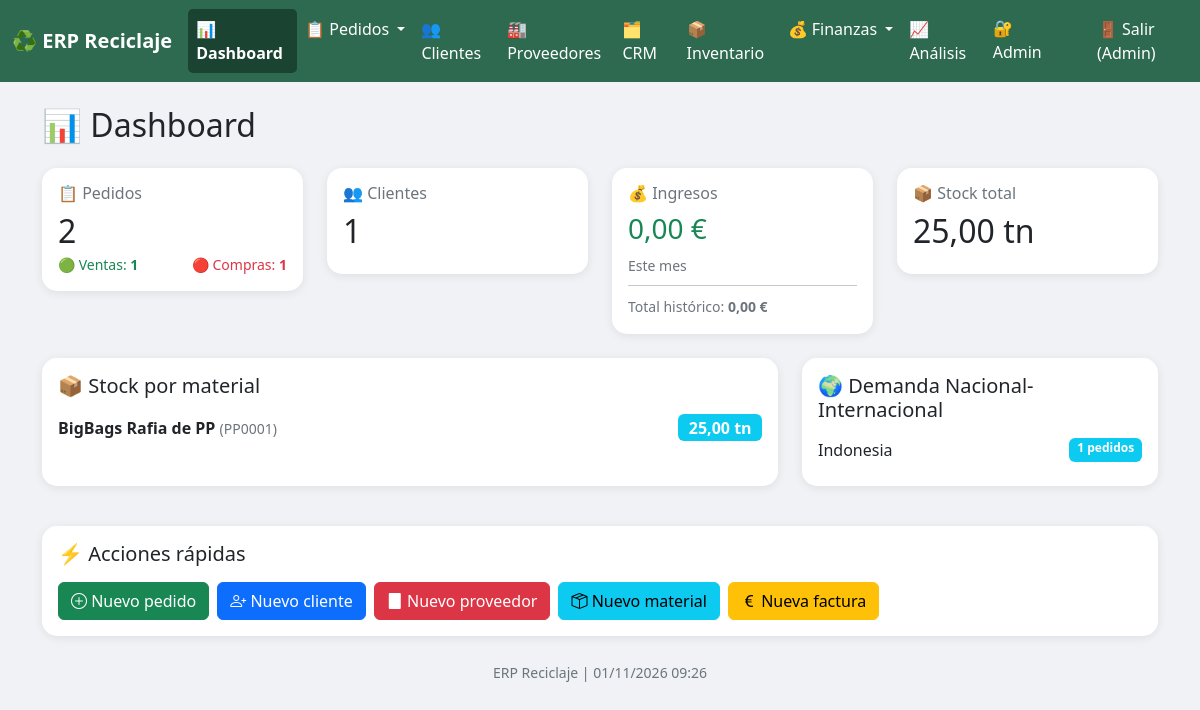
The app's page / (signed in) with its own data.
### inventario/models.py (models this page shows, shortened)
class Material(models.Model):
    UNIDADES = [
        ('KG', 'Kilogramos'),
        ('TN', 'Toneladas'),
        ('UD', 'Unidades'),
    ]
    codigo = models.CharField(max_length=50, unique=True)
    nombre = models.CharField(max_length=200)
    tipo = models.ForeignKey(TipoMaterial, on_delete=models.PROTECT, related_name='materiales')
    subgrupo = models.ForeignKey(SubgrupoMaterial, on_delete=models.PROTECT, related_name='materiales', null=True, blank=True)
    unidad = models.CharField(max_length=5, choices=UNIDADES, default='TN')
    precio_compra = models.DecimalField(max_digits=12, decimal_places=2, default=0)
    precio_venta = models.DecimalField(max_digits=12, decimal_places=2, default=0)
    descripcion = models.TextField(blank=True)
    stock_minimo_critico = models.DecimalField(
        max_digits=12, decimal_places=2, default=100,
        verbose_name="Stock mínimo crítico (tn)"
    )
    stock_minimo_bajo = models.DecimalField(
        max_digits=12, decimal_places=2, default=500,
        verbose_name="Stock mínimo bajo (tn)"
    )
    class Meta:
        verbose_name = "Material"
        verbose_name_plural = "Materiales"
        ordering = ['tipo__nombre', 'subgrupo__nombre', 'nombre']

### clientes/models.py (models this page shows, shortened)
class Cliente(models.Model):
    TIPO_CLIENTE = [
        ('RECICLAJE', 'Rreciclaje'),
        ('SERVICIOS', 'Servicios (parking, alquiler...)'),
    ]
    ESTADO_CHOICES = [
        ('ACTIVO', 'Activo'),
        ('SEGUIMIENTO', 'En seguimiento'),
        ('EN_PAUSA', 'En pausa'),
        ('DESCARTADO', 'Descartado'),
    ]
    nombre = models.CharField(max_length=200)
    nif = models.CharField(max_length=20, blank=True)
    pais = models.CharField(max_length=100, default='España')
    direccion = models.CharField(max_length=300, blank=True)
    email = models.EmailField(blank=True)
    telefono = models.CharField(max_length=50, blank=True)
    tipo = models.CharField(max_length=20, choices=TIPO_CLIENTE, default='RECICLAJE')
    estado = models.CharField(max_length=20, choices=ESTADO_CHOICES, default='ACTIVO')
    notas = models.TextField(blank=True)
    fecha_registro = models.DateTimeField(auto_now_add=True)
    codigo_nima = models.CharField(max_length=50, blank=True,verbose_name="Código NIMA")
    numero_gestor = models.CharField(max_length=50, blank=True,verbose_name="Nº Gestor de Residuos")
    class Meta:
        verbose_name = "Cliente"
        verbose_name_plural = "Clientes"
        ordering = ['nombre']

### core/views.py (the view)
# urls.py: path('', views.dashboard, name='dashboard'),
@login_required
def dashboard(request):
    hoy = datetime.now()
    total_pedidos = Pedido.objects.count()
    pedidos_venta = Pedido.objects.filter(tipo__in=['VENTA_MAT']).count()
    pedidos_compra = Pedido.objects.filter(tipo__in=['COMPRA_MAT', 'MAQUILA']).count()
    total_clientes = Cliente.objects.count()
    total_materiales = Material.objects.count()
    ingresos_mes = Factura.objects.filter(
        tipo='INGRESO',
        fecha__month=hoy.month,
        fecha__year=hoy.year
    ).exclude(estado_pago='ANULADO').aggregate(total=Sum('total'))['total'] or 0
    ingresos_totales = Factura.objects.filter(
        tipo='INGRESO'
    ).exclude(estado_pago='ANULADO').aggregate(total=Sum('total'))['total'] or 0
    stock_total = 0
    materiales_con_stock = []
    for mat in Material.objects.all():
        total_disponible = Decimal('0')
        detalles_compra = DetallePedido.objects.filter(
            material=mat,
            pedido__tipo__in=['COMPRA_MAT', 'MAQUILA']
        ).exclude(pedido__estado__in=['CANCELADO', 'PREVISION'])
        for detalle in detalles_compra:
            pedido = detalle.pedido
            tn_compradas_linea = detalle.cantidad
            tn_asignadas = sum(o.cantidad_tn for o in pedido.ventas_asociadas.all())
            libre = tn_compradas_linea - tn_asignadas
            if libre > 0:
                total_disponible += libre
        try:
            inv = Inventario.objects.get(material=mat)
        except Inventario.DoesNotExist:
            inv = Inventario(material=mat)
        inv.cantidad = total_disponible
        inv.save()
        if total_disponible > 0:
            stock_total += float(total_disponible)
            materiales_con_stock.append({
                'nombre': mat.nombre,
                'codigo': mat.codigo,
                'stock': float(total_disponible),
            })
    paises = (
        Cliente.objects
        .exclude(pais__isnull=True)
        .exclude(pais='')
        .values('pais')
        .annotate(total=Count('id'))
        .order_by('-total')[:3]
    )
    demanda = []
    for p in paises:
        pedidos_pais = Pedido.objects.filter(
            cliente__pais=p['pais'],
            tipo='VENTA_MAT',   # solo ventas, no compras
        ).count()
        demanda.append({
            'pais': p['pais'],
            'pedidos': pedidos_pais,
        })
    context = {
        'fecha': hoy,
        'total_pedidos': total_pedidos,
        'pedidos_venta': pedidos_venta,
        'pedidos_compra': pedidos_compra,
        'total_clientes': total_clientes,
        'total_materiales': total_materiales,
        'ingresos_mes': ingresos_mes,
        'ingresos_totales': ingresos_totales,
        'stock_total': stock_total,
        'materiales': materiales_con_stock,
        'demanda': demanda,
    }
    return render(request, 'core/dashboard.html', context)

### core/templatetags/formato_es.py (called while the page is built)
@register.filter
def formato_es(valor):
    if valor is None or valor == '':
        return '0,00'
    try:
        num = float(valor)
    except (ValueError, TypeError, InvalidOperation):
        return valor
    formateado = f"{num:,.2f}"
    formateado = formateado.replace(',', 'X').replace('.', ',').replace('X', '.')
    return formateado

### core/templates/core/dashboard.html (shortened to what this page needs)
{% extends 'base.html' %}
{% load formato_es %}
{% block content %}
<h2 class="mb-4">📊 Dashboard</h2>
<div class="row mb-4">
    <div class="col-md-3">
        <div class="card card-custom">
            <div class="card-body">
                <h6 class="text-muted">📋 Pedidos</h6>
                <h2 class="mb-1">{{ total_pedidos }}</h2>
                <div class="d-flex justify-content-between small">
                    <span class="text-success">🟢 Ventas: <strong>{{ pedidos_venta }}</strong></span>
                    <span class="text-danger">🔴 Compras: <strong>{{ pedidos_compra }}</strong></span>
                </div>
            </div>
        </div>
    </div>
    <div class="col-md-3">
        <div class="card card-custom">
            <div class="card-body">
                <h6 class="text-muted">👥 Clientes</h6>
                <h2>{{ total_clientes }}</h2>
            </div>
        </div>
    </div>
    <div class="col-md-3">
        <div class="card card-custom">
            <div class="card-body">
                <h6 class="text-muted">💰 Ingresos</h6>
                <h3 class="text-success">{{ ingresos_mes|formato_es }} €</h3>
                <small class="text-muted">Este mes</small>
                <hr class="my-2">
                <small class="text-muted">Total histórico: <strong>{{ ingresos_totales|formato_es }} €</strong></small>
            </div>
        </div>
    </div>
    <div class="col-md-3">
        <div class="card card-custom">
            <div class="card-body">
                <h6 class="text-muted">📦 Stock total</h6>
                <h2>{{ stock_total|formato_es }} tn</h2>
            </div>
        </div>
    </div>
</div>
<div class="row">
        <div class="col-md-8 mb-4">
            <div class="card card-custom h-100">
                <div class="card-body">
                    <h5>📦 Stock por material</h5>
                    {% if materiales %}
                    <div class="mt-3">
                        {% for m in materiales %}
                        <div class="mb-3">
                            <div class="d-flex justify-content-between align-items-center">
                                <span>
                                    <strong>{{ m.nombre }}</strong>
                                    <small class="text-muted">({{ m.codigo }})</small>
                                </span>
                                <span class="badge bg-info fs-6">{{ m.stock|floatformat:2 }} tn</span>
                            </div>
                        </div>
                        {% endfor %}
                    </div>
                    {% else %}
                    <p class="text-muted text-center mt-4">
                        No hay stock registrado todavía.<br>
                        <a href="/inventario/nuevo/" class="btn btn-success btn-sm mt-2">+ Crear material</a>
                    </p>
                    {% endif %}
                </div>
            </div>
        </div>
    <div class="col-md-4 mb-4">
        <div class="card card-custom h-100">
            <div class="card-body">
                <h5>🌍 Demanda Nacional-Internacional</h5>
                {% if demanda %}
                <div class="mt-3">
                    {% for d in demanda %}
                    <div class="d-flex justify-content-between mb-2">
                        <span>{{ d.pais }}</span>
                        <span class="badge bg-info">{{ d.pedidos }} pedidos</span>
                    </div>
                    {% endfor %}
                </div>
                {% else %}
                <p class="text-muted text-center mt-4">
                    No hay clientes todavía.<br>
                    <a href="/clientes/nuevo/" class="btn btn-success btn-sm mt-2">+ Crear primer cliente</a>
                </p>
                {% endif %}
            </div>
        </div>
    </div>
</div>
<div class="row mt-3">
    <div class="col-12">
        <div class="card card-custom">
            <div class="card-body">
                <h5>⚡ Acciones rápidas</h5>
                <div class="d-flex gap-2 flex-wrap mt-3">
                    <a href="{% url 'nuevo_pedido' %}" class="btn btn-success">
                        <i class="bi bi-plus-circle"></i> Nuevo pedido
                    </a>
                    <a href="{% url 'nuevo_cliente' %}" class="btn btn-primary">
                        <i class="bi bi-person-plus"></i> Nuevo cliente
                    </a>
                    <a href="{% url 'nuevo_proveedor' %}" class="btn btn-danger">
                        <i class="bi bi-building"></i> Nuevo proveedor
                    </a>
                    <a href="{% url 'nuevo_material' %}" class="btn btn-info">
                        <i class="bi bi-box-seam"></i> Nuevo material
                    </a>
                    <a href="{% url 'nueva_factura' %}" class="btn btn-warning">
                        <i class="bi bi-currency-euro"></i> Nueva factura
                    </a>
                </div>
            </div>
        </div>
    </div>
</div>
<div class="text-center mt-4 text-muted">
    <small>ERP Reciclaje | {{ fecha|date:"d/m/Y H:i" }}</small>
</div>
{% endblock %}

### templates/base.html (shortened to what this page needs)
<!DOCTYPE html>
<html lang="es">
<head>
    <link href="/static/css/bootstrap.min.css" rel="stylesheet">
    <link href="/static/css/bootstrap-icons.css" rel="stylesheet">
</head>
<body>
    <nav class="navbar navbar-expand-lg navbar-custom">
        <div class="container-fluid">
            <a class="navbar-brand text-white fw-bold" href="/">♻️ ERP Reciclaje</a>
            <div class="collapse navbar-collapse" id="menuPrincipal">
                <ul class="navbar-nav me-auto">
                    <li class="nav-item">
                        <a class="nav-link {% if request.path == '/' %}active{% endif %}" href="/">📊 Dashboard</a>
                    </li>
                    <li class="nav-item dropdown">
                        <a class="nav-link dropdown-toggle {% if '/pedidos/' in request.path %}active{% endif %}" href="#" data-bs-toggle="dropdown">
                            📋 Pedidos
                        </a>
                    </li>
                    <li class="nav-item">
                        <a class="nav-link {% if '/clientes/' in request.path %}active{% endif %}" href="/clientes/">👥 Clientes</a>
                    </li>
                    <li class="nav-item">
                        <a class="nav-link {% if '/proveedores/' in request.path %}active{% endif %}" href="{% url 'lista_proveedores' %}">🏭 Proveedores</a>
                    </li>
                    <li class="nav-item">
                        <a class="nav-link {% if '/crm/' in request.path %}active{% endif %}" href="/crm/">🗂️ CRM</a>
                    </li>
                    <li class="nav-item">
                        <a class="nav-link {% if '/inventario/' in request.path %}active{% endif %}" href="/inventario/">📦 Inventario</a>
                    </li>
                    <li class="nav-item dropdown">
                        <a class="nav-link dropdown-toggle {% if '/finanzas/' in request.path %}active{% endif %}" href="#" data-bs-toggle="dropdown">
                            💰 Finanzas
                        </a>
                    </li>
                    <li class="nav-item">
                        <a class="nav-link {% if '/analisis/' in request.path %}active{% endif %}" href="/analisis/">📈 Análisis</a>
                    </li>
                </ul>
                <ul class="navbar-nav">
                    <li class="nav-item">
                        <a class="nav-link" href="/admin/" target="_blank">🔐 Admin</a>
                    </li>
                    {% if user.is_authenticated %}
                    <li class="nav-item">
                        <form method="POST" action="{% url 'logout' %}" style="display:inline;">
                            <button type="submit" class="nav-link btn btn-link" style="color: white; text-decoration: none;">
                                🚪 Salir ({{ user.username }})
                            </button>
                        </form>
                    </li>
                    {% endif %}
                </ul>
            </div>
        </div>
    </nav>
    <div class="container mt-4 mb-5">
        {% block content %}{% endblock %}
    </div>
</body>
</html>

### templates/base.html (style rules this page uses)
body { background: #f0f2f5; }
.navbar-custom { background: #2d6a4f; }
.navbar-custom .nav-link { color: white !important; }
.navbar-custom .nav-link.active { background: #1b4332; border-radius: 5px; font-weight: bold; }
.card-custom { border-radius: 15px; box-shadow: 0 2px 10px rgba(0,0,0,0.08); border: none; }

### records on screen
Material: nombre "BigBags Rafia de PP", codigo "PP0001"
Cliente: pais "Indonesia", pedidos "1"

### other values on screen
{{ user.username }} "Admin"
{{ total_pedidos }} "2"
{{ pedidos_venta }} "1"
{{ pedidos_compra }} "1"
{{ total_clientes }} "1"
{{ ingresos_mes|formato_es }} "0,00"
{{ ingresos_totales|formato_es }} "0,00"
{{ stock_total|formato_es }} "25,00"
{{ m.stock|floatformat:2 }} "25,00"
